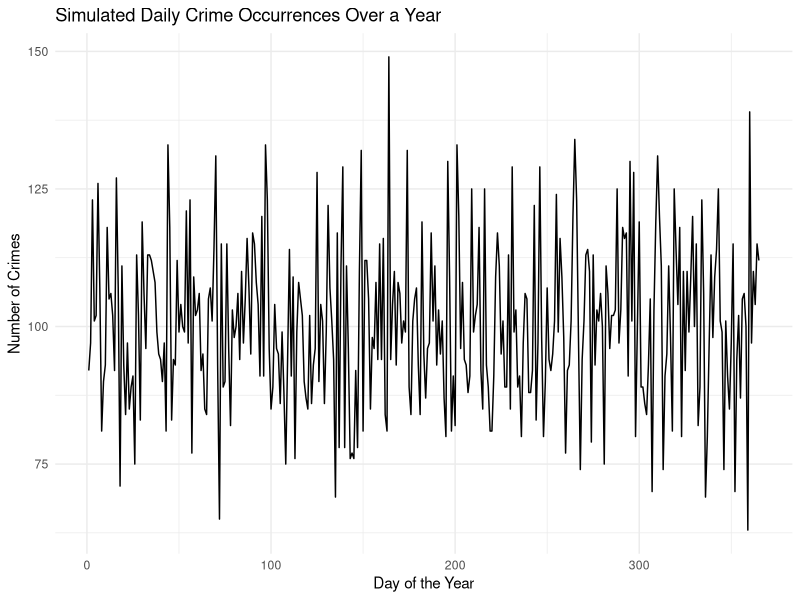

Write R code to recreate this figure.
#### Preamble ####
# Purpose: Simulate data on crimes in Toronto in a year
# Author: Yiyi Yao
# Email: ee.yao@mail.utoronto.ca
# Date: 21 September 2024
# Prerequisites: -


#### Workspace setup ####
library(tidyverse)


# Assuming we have determined the average daily crimes from the historical data
avg_crimes_per_day <- 100
std_dev <- 15

# Simulate crime occurrences for a year (365 days)
set.seed(123) # For reproducibility
simulated_crimes <- rnorm(n = 365, mean = avg_crimes_per_day, sd = std_dev)

# Create a dataframe for the simulation result
simulation_data <- data.frame(
  Day = 1:365,
  SimulatedCrimes = round(simulated_crimes) 
)

head(simulation_data)

# Plotting the simulated crime occurrences over the year
ggplot(simulation_data, aes(x = Day, y = SimulatedCrimes)) +
  geom_line() +
  labs(title = "Simulated Daily Crime Occurrences Over a Year", x = "Day of the Year", y = "Number of Crimes") +
  theme_minimal()

# This plot would show how the number of crimes might fluctuate daily around the historical average.
